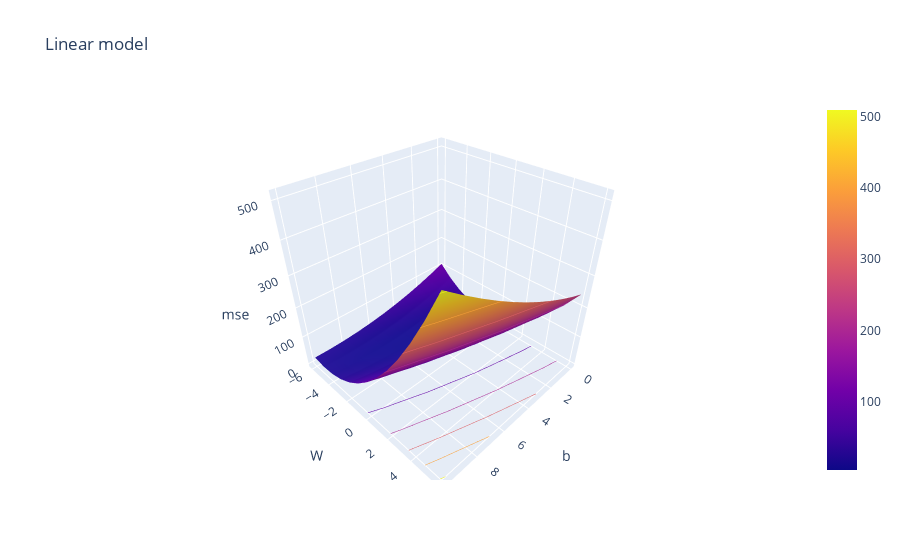

Notebook code for this chart:
### Code cell
import plotly.graph_objects as go
fig=go.Figure(data=go.Surface(z=J,x=b,y=W))
fig.update_traces(contours_z=dict(show=True,usecolormap=True,project_z=True))
fig.update_layout(title='Linear model',scene=dict(xaxis_title='b',yaxis_title='W',zaxis_title='mse'))
fig.show()

### Figure 1 — Plotly figure (JSON) as saved in the notebook; plotly's stock layout.template omitted (floating-point values rounded to 4 significant figures; data arrays with more than 128 entries replaced by an {"elided": "..."} marker saying what was removed)
{"data": [{"contours": {"z": {"project": {"z": true}, "show": true, "usecolormap": true}}, "type": "surface", "x": [0, 1, 2, 3, 4, 5, 6, 7, 8, 9, 10], "y": [-6, -5, -4, -3, -2, -1, 0, 1, 2, 3, 4, 5, 6], "z": {"elided": "13x11 float values"}}], "layout": {"scene": {"xaxis": {"title": {"text": "b"}}, "yaxis": {"title": {"text": "W"}}, "zaxis": {"title": {"text": "mse"}}}, "title": {"text": "Linear model"}}}
